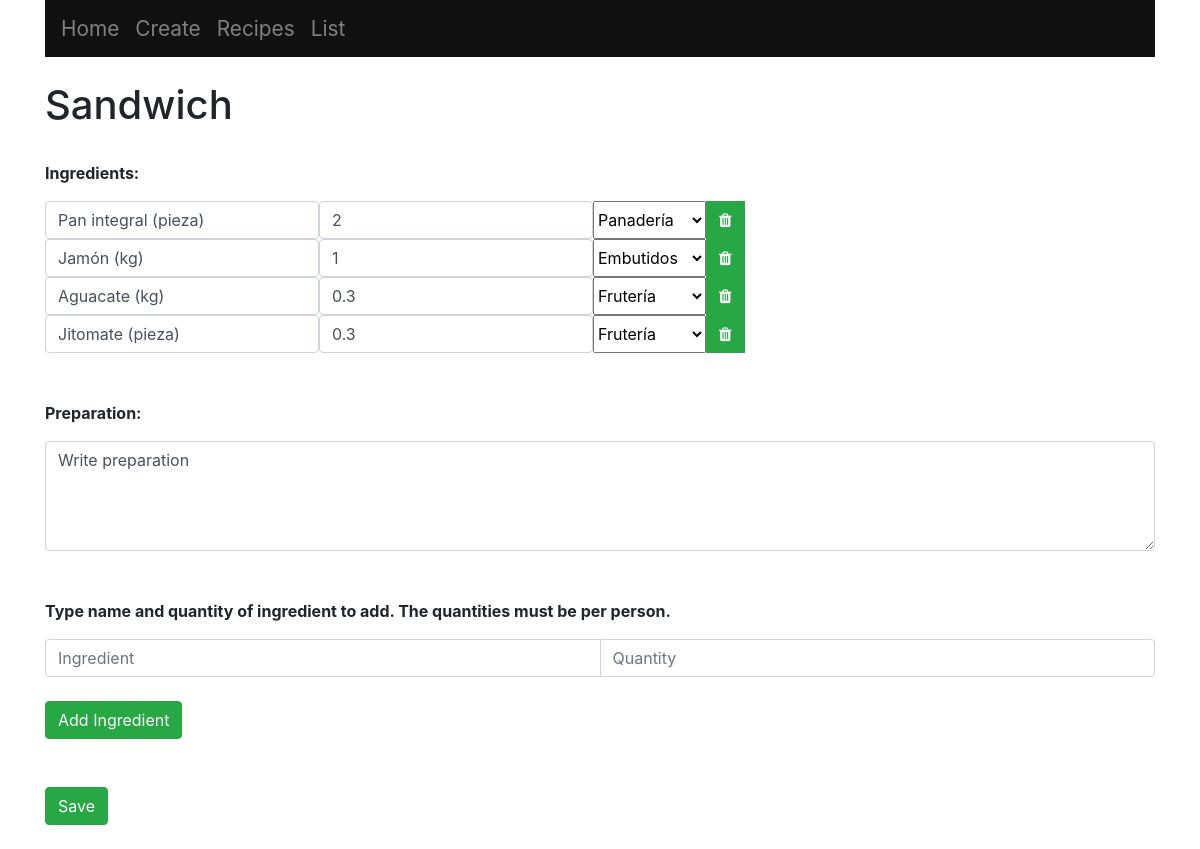
/1, run on an earlier commit of the app's database.
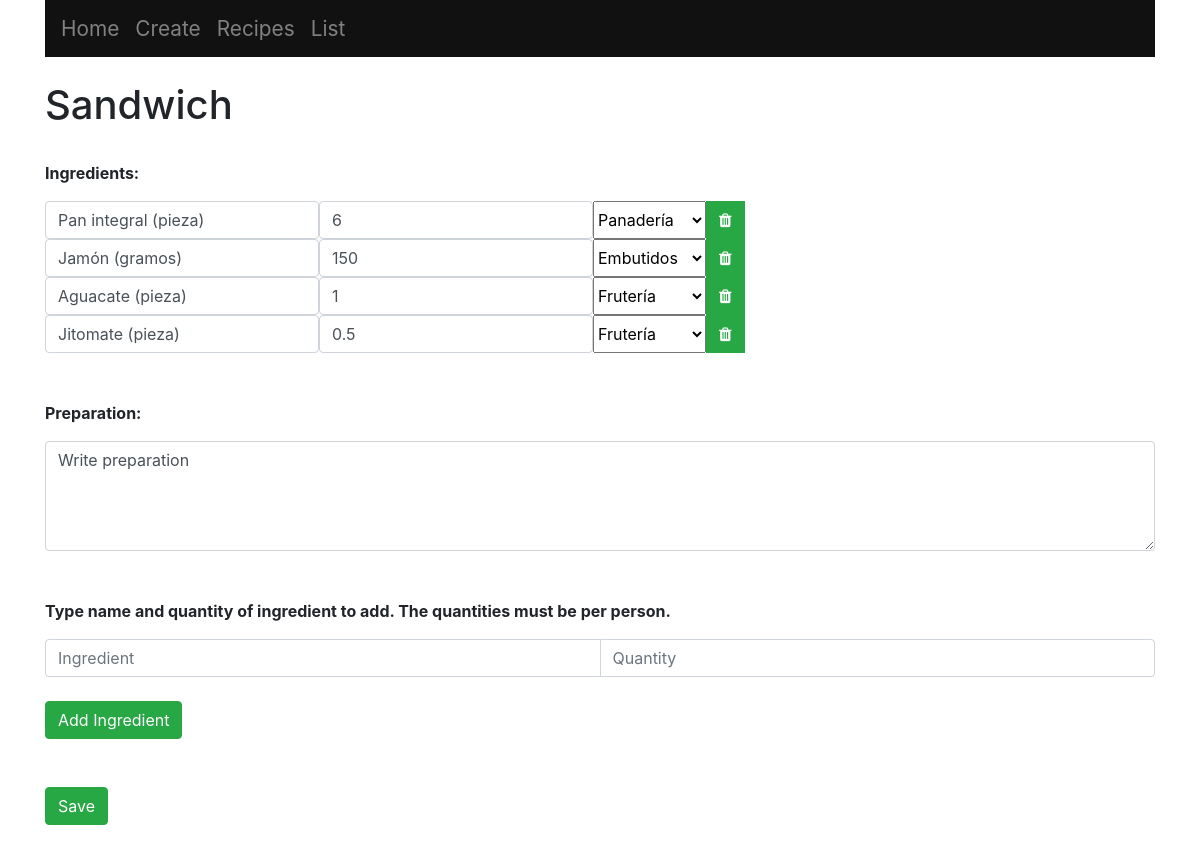
And on a later commit of the database.
### main/models.py (models this page shows, shortened)
class Ingredient(models.Model):
	recipe = models.ForeignKey(Recipe, on_delete = models.CASCADE)
	text = models.CharField(max_length = 300)
	quantity = models.FloatField()
	section = models.CharField(max_length = 300)

### main/views.py (the view, shortened to what this page needs)
# urls.py: path("<int:id>", views.index, name = "index"),
def index(response, id):
	ls = Recipe.objects.get(id = id)
	return render(response, "main/list.html", {"ls":ls})

### main/templates/main/list.html (shortened to what this page needs)
{% extends "main/base.html" %}
{% block content %}
	<h1>{{ls.name}}</h1>
	<br>
	<p><b>Ingredients:</b></p>
	<form method="post", action="#">
		{% for ingredient in ls.ingredient_set.all %}
		<div class="input-group">
			<div class="input-group-prepend">
				<input type="text", name="t{{ingredient.id}}",  value="{{ingredient.text}}", class="form-control">
				<input type="number" value={{ingredient.quantity|floatformat:"-1"}} name="q{{ingredient.id}}", class="form-control", min="0", step="0.1">
				<select name="s{{ingredient.id}}", value="{{ingredient.section}}">
					<option value="{{ingredient.section}}">{{ingredient.section}}</option>
				</select>
				<button type="submit", name="delete", value="{{ingredient.id}}", class="btn btn-success"><i class="fa fa-trash"></i></button>
			</div>
		</div>
		{% endfor %}
		<br>
		<br>
		<p><b>Preparation:</b></p>
		{% for preparation in ls.preparation_set.all %}
			<textarea rows="4" name="{{preparation.id}}", class="form-control">{{preparation.preparation}}</textarea>
		{% endfor %}
		<br>
		<br>
		<p><b>Type name and quantity of ingredient to add. The quantities must be per person.</b></p>
		<div class="input-group">
			<input type="text" name="new_ingredient", placeholder="Ingredient", class="form-control">
			<input type="number" name="new_quantity", placeholder="Quantity", class="form-control", min="0", step="0.1">
		</div>
		<br>
		<button type="submit", name="newIngredient", value="newIngredient", class="btn btn-success">Add Ingredient</button>
		<br>
		<br>
		<br>
		<button type="submit", name="save_ingredients", value="save_ingredients", class="btn btn-success">Save</button>
	</form>
{% endblock %}

What changed in the data, as far as the page shows it:
changed Ingredient "Pan integral (pieza)": quantity "2" → "6"
changed Ingredient "Embutidos": text "Jamón (kg)" → "Jamón (gramos)"; quantity "1" → "150"
changed Ingredient: text "Aguacate (kg)" → "Aguacate (pieza)"; quantity "0.3" → "1"
changed Ingredient "Jitomate (pieza)": quantity "0.3" → "0.5"
